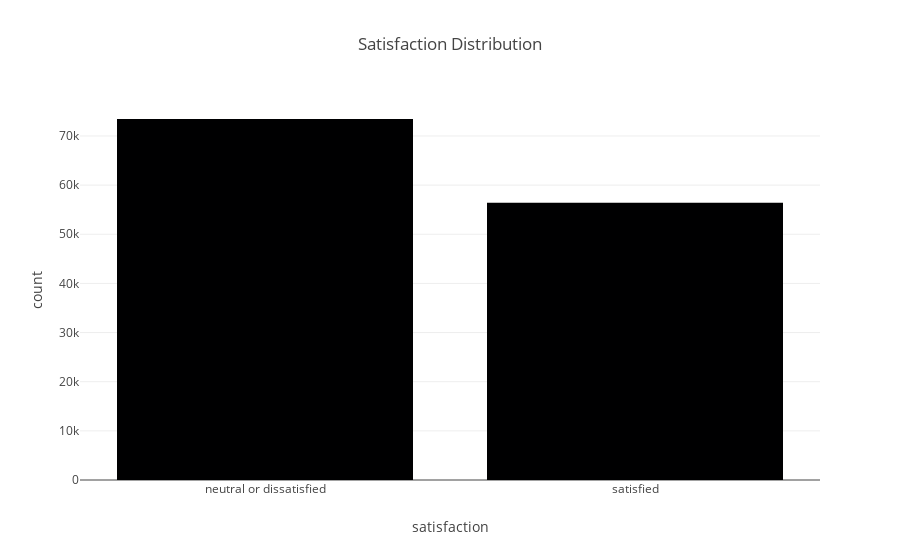

The code cell stored with this chart in its notebook:
### Code cell
satisfaction_counts = df['satisfaction'].value_counts().reset_index()
satisfaction_counts.columns = ['satisfaction', 'count']  # Rename columns for clarity

fig = px.bar(
    satisfaction_counts,
    x='satisfaction',
    y='count',
    title='Satisfaction Distribution'
)
fig.show()

### Figure 1 — Plotly figure (JSON) as saved in the notebook; plotly's stock layout.template omitted (floating-point values rounded to 4 significant figures)
{"data": [{"alignmentgroup": "True", "hovertemplate": "satisfaction=%{x}<br>count=%{y}<extra></extra>", "legendgroup": "", "marker": {"color": "#000001", "pattern": {"shape": ""}}, "name": "", "offsetgroup": "", "orientation": "v", "showlegend": false, "textposition": "auto", "type": "bar", "x": ["neutral or dissatisfied", "satisfied"], "xaxis": "x", "y": [73452, 56428], "yaxis": "y"}], "layout": {"barmode": "relative", "legend": {"tracegroupgap": 0}, "title": {"text": "Satisfaction Distribution"}, "xaxis": {"anchor": "y", "domain": [0, 1], "title": {"text": "satisfaction"}}, "yaxis": {"anchor": "x", "domain": [0, 1], "title": {"text": "count"}}}}
